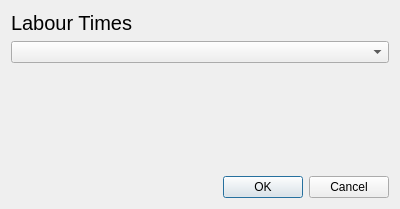
<?xml version="1.0" encoding="UTF-8"?>
<ui version="4.0">
 <class>LabourTimesWindow</class>
 <widget class="QDialog" name="LabourTimesWindow">
  <property name="geometry">
   <rect>
    <x>0</x>
    <y>0</y>
    <width>400</width>
    <height>209</height>
   </rect>
  </property>
  <property name="minimumSize">
   <size>
    <width>400</width>
    <height>209</height>
   </size>
  </property>
  <property name="maximumSize">
   <size>
    <width>400</width>
    <height>209</height>
   </size>
  </property>
  <property name="windowTitle">
   <string>Extra Prices</string>
  </property>
  <layout class="QVBoxLayout" name="verticalLayout_2">
   <item>
    <widget class="QLabel" name="labourTitleLabel">
     <property name="sizePolicy">
      <sizepolicy hsizetype="Preferred" vsizetype="Fixed">
       <horstretch>0</horstretch>
       <verstretch>0</verstretch>
      </sizepolicy>
     </property>
     <property name="font">
      <font>
       <pointsize>15</pointsize>
      </font>
     </property>
     <property name="text">
      <string>Labour Times</string>
     </property>
    </widget>
   </item>
   <item>
    <widget class="DynamicComboBox" name="labourTimesComboBox"/>
   </item>
   <item>
    <widget class="QWidget" name="labourTimesScroll" native="true">
     <property name="minimumSize">
      <size>
       <width>382</width>
       <height>106</height>
      </size>
     </property>
     <property name="maximumSize">
      <size>
       <width>382</width>
       <height>106</height>
      </size>
     </property>
    </widget>
   </item>
   <item>
    <widget class="QDialogButtonBox" name="acceptButtons">
     <property name="orientation">
      <enum>Qt::Horizontal</enum>
     </property>
     <property name="standardButtons">
      <set>QDialogButtonBox::Cancel|QDialogButtonBox::Ok</set>
     </property>
    </widget>
   </item>
  </layout>
 </widget>
 <customwidgets>
  <customwidget>
   <class>DynamicComboBox</class>
   <extends>QComboBox</extends>
   <header>widgets/DynamicComboBox.h</header>
  </customwidget>
 </customwidgets>
 <resources/>
 <connections>
  <connection>
   <sender>acceptButtons</sender>
   <signal>accepted()</signal>
   <receiver>LabourTimesWindow</receiver>
   <slot>accept()</slot>
   <hints>
    <hint type="sourcelabel">
     <x>248</x>
     <y>254</y>
    </hint>
    <hint type="destinationlabel">
     <x>157</x>
     <y>274</y>
    </hint>
   </hints>
  </connection>
  <connection>
   <sender>acceptButtons</sender>
   <signal>rejected()</signal>
   <receiver>LabourTimesWindow</receiver>
   <slot>reject()</slot>
   <hints>
    <hint type="sourcelabel">
     <x>316</x>
     <y>260</y>
    </hint>
    <hint type="destinationlabel">
     <x>286</x>
     <y>274</y>
    </hint>
   </hints>
  </connection>
 </connections>
</ui>
